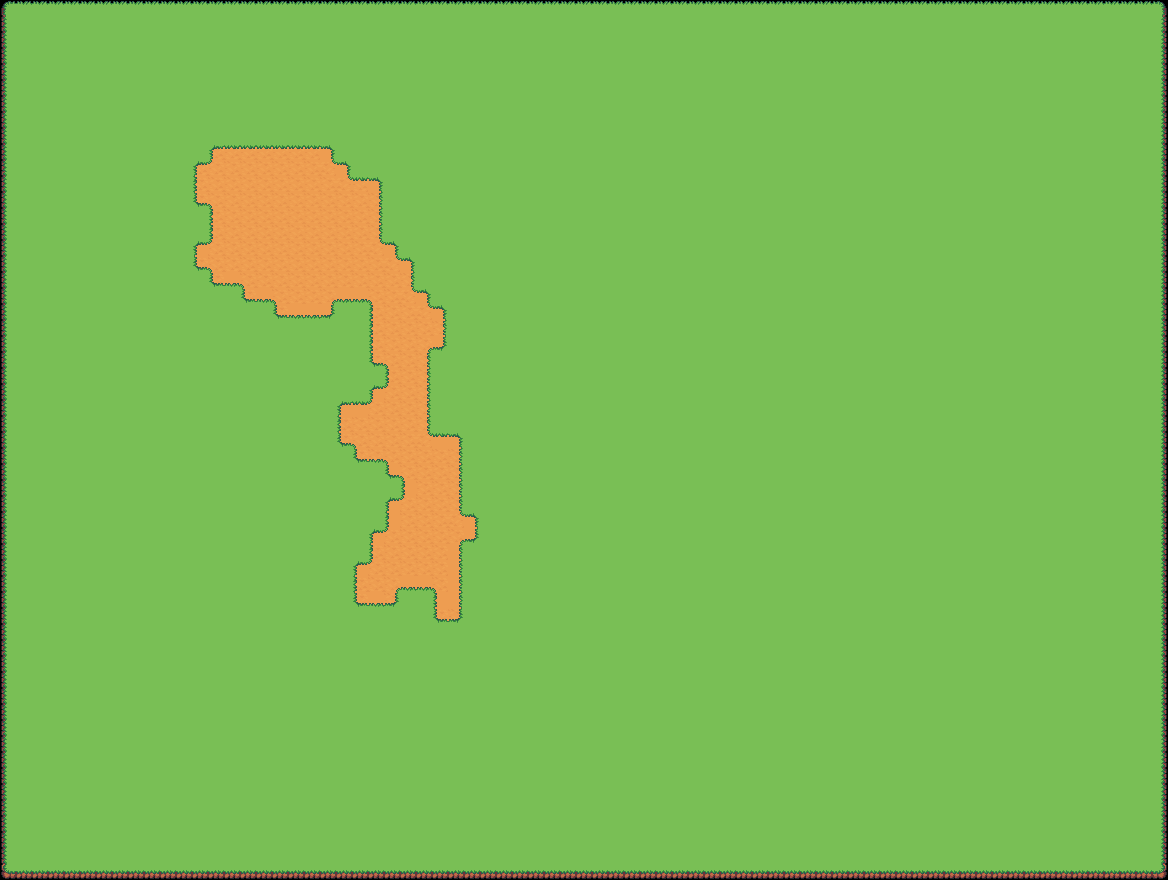

Below is a game level as drawn by its tile map, then a one-line description and the .tmx that defines it (tile-layer data replaced by summaries):
An orthogonal 73x55 tile map with 16x16 px tiles, 1 tile layer (bottom) and 10 objects.

<map version="1.10" tiledversion="1.11.2" orientation="orthogonal" renderorder="right-down" width="73" height="55" tilewidth="16" tileheight="16" infinite="0" nextlayerid="5" nextobjectid="12">
 <tileset firstgid="1" source="tilesets/Tileset Spring.tsx" />
 <layer id="1" name="bottom" width="73" height="55">
  <data>[4015 cells, 4015 non-empty, 29 distinct tile ids]</data>
 </layer>
 <objectgroup id="4" name="trees">
  <object id="1" x="192" y="320" width="16" height="16" />
  <object id="2" x="160" y="288" width="16" height="16" />
  <object id="3" x="144" y="320" width="16" height="16" />
  <object id="5" x="176" y="240" width="16" height="16" />
  <object id="6" x="128" y="256" width="16" height="16" />
  <object id="7" x="96" y="304" width="16" height="16" />
  <object id="8" x="176" y="368" width="16" height="16" />
  <object id="9" x="144" y="191" width="16" height="16" />
  <object id="10" x="96" y="96" width="16" height="16" />
  <object id="11" x="208" y="80" width="16" height="16" />
 </objectgroup>
</map>
